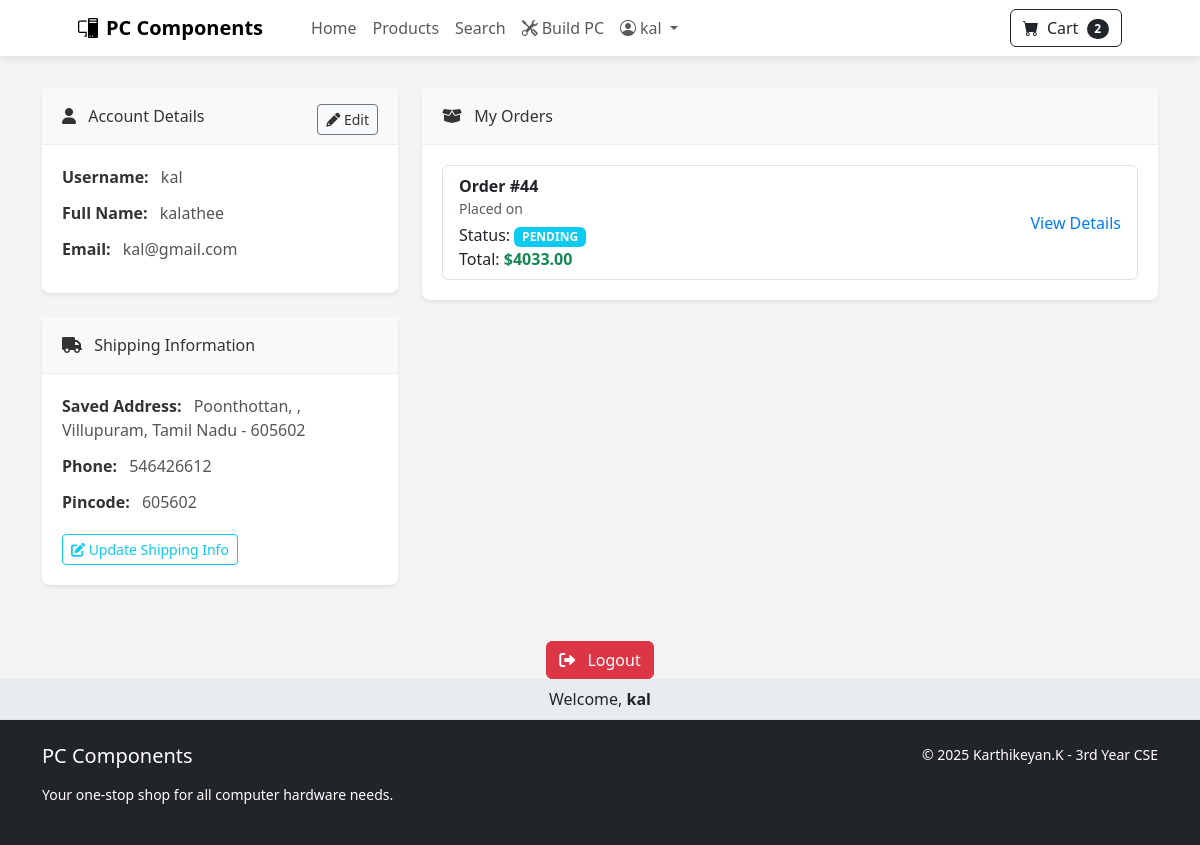
The app's page /user-details/ (signed in), older data.
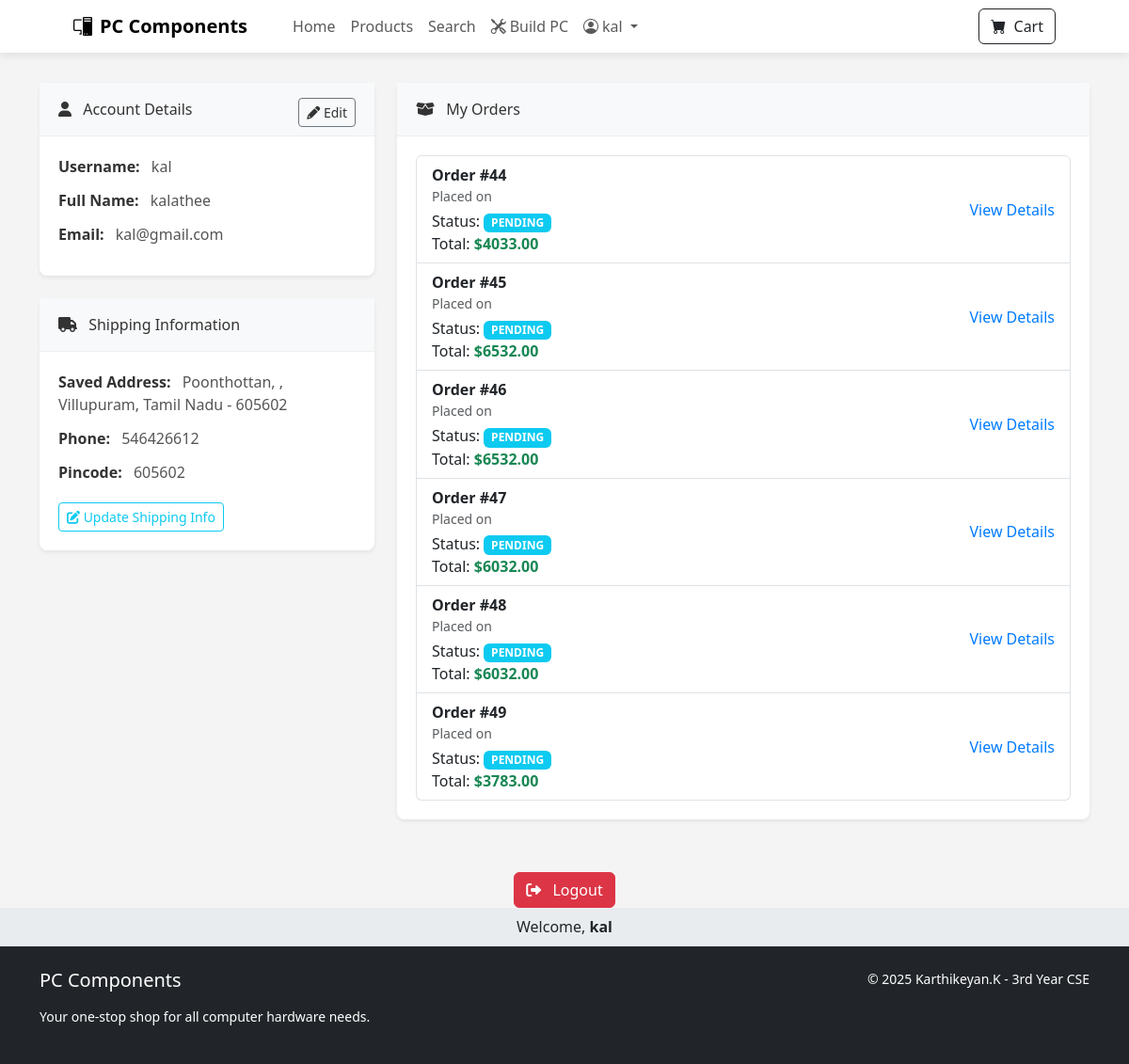
The same page, newer data.
### app/models.py (models this page shows, shortened)
class Order(models.Model):
    STATUS_CHOICES = [
        ('PENDING', 'Pending'),
        ('SHIPPED', 'Shipped'),
        ('DELIVERED', 'Delivered'),
    ]
    user = models.ForeignKey(User, on_delete=models.CASCADE)
    address = models.TextField()
    total = models.DecimalField(max_digits=10, decimal_places=2)
    ordered_at = models.DateTimeField(auto_now_add=True)
    status = models.CharField(max_length=20, choices=STATUS_CHOICES, default='PENDING')

### app/views.py (the view)
# urls.py: path('user-details/', views.user_details, name='user_details'),
@login_required
def user_details(request):
    user = request.user
    profile, created = Profile.objects.get_or_create(user=request.user)
    orders = Order.objects.filter(user=user)
    try:
        profile = user.profile
        address = profile.shipping_address
        phone_number = profile.phone_number
        pin_code = profile.pin_code
    except user.profile.DoesNotExist:
        address = phone_number = pin_code = None
    context = {
        'user': user,
        'orders': orders,
        'address': address,
        'phone_number': phone_number,
        'pin_code': pin_code,
    }
    return render(request, 'app/user_details.html', context)

### app/context_processors.py (called while the page is built)
def cart_item_count(request):
    count = 0
    if request.user.is_authenticated:
        try:
            cart = Cart.objects.get(user=request.user)
            count = CartItem.objects.filter(cart=cart).count()
        except Cart.DoesNotExist:
            count = 0
    return {'cart_item_count': count}

### app/templates/app/user_details.html (shortened to what this page needs)
{% extends 'app/base.html' %}
{% block content %}
{% load static %}
<!DOCTYPE html>
<html lang="en">
<head>
    <link rel="stylesheet" href="{% static 'css/bootstrap.min.css' %}">
    <link rel="stylesheet" href="https://cdnjs.cloudflare.com/ajax/libs/font-awesome/6.0.0-beta3/css/all.min.css">
</head>
<body>
    <div class="container profile-container">
        <div class="row">
            <div class="col-md-4">
                <div class="profile-card">
                    <div class="card-header">
                        <i class="fas fa-user me-2"></i> Account Details
                        <a href="{% url 'app:edit_profile' %}" class="btn btn-sm btn-outline-secondary float-end">
                            <i class="fas fa-pencil-alt"></i> Edit
                        </a>
                    </div>
                    <div class="card-body profile-info">
                        <p><strong>Username:</strong> {{ user.username }}</p>
                        <p><strong>Full Name:</strong> {{ user.first_name }} {{ user.last_name }}</p>
                        <p><strong>Email:</strong> {{ user.email }}</p>
                    </div>
                </div>
                <div class="profile-card">
                    <div class="card-header">
                        <i class="fas fa-truck me-2"></i> Shipping Information
                    </div>
                    <div class="card-body profile-info">
                        <p><strong>Saved Address:</strong> {{ user.address|default:"No address saved yet" }}</p>
                        <p><strong>Phone:</strong> {{ user.phone|default:"Not provided" }}</p>
                        <p><strong>Pincode:</strong> {{ user.zip_code|default:"Not provided" }}</p>
                        <a href="#" class="btn btn-sm btn-outline-info mt-2">
                            <i class="fas fa-edit"></i> Update Shipping Info
                        </a>
                    </div>
                </div>
            </div>
            <div class="col-md-8">
                <div class="profile-card">
                    <div class="card-header">
                        <i class="fas fa-box-open me-2"></i> My Orders
                    </div>
                    <div class="card-body">
                        {% if orders %}
                        <ul class="list-group">
                            {% for order in orders %}
                            <li class="list-group-item d-flex justify-content-between align-items-center">
                                <div>
                                    <strong>Order #{{ order.id }}</strong>
                                    <div class="text-muted small">Placed on {{ order.created_at|date:"F j, Y" }}</div>
                                    <div class="mt-1">Status: <span class="badge bg-info">{{ order.status }}</span>
                                    </div>
                                    <div>Total: <strong class="text-success">${{ order.total }}</strong></div>
                                </div>
                                <div class="order-actions">
                                    <a href="#">View Details</a>
                                </div>
                            </li>
                            {% endfor %}
                        </ul>
                        {% else %}
                        <p>No orders placed yet.</p>
                        {% endif %}
                    </div>
                </div>
            </div>
        </div>
        <div class="text-center logout-button">
            <form method="post" action="{% url 'app:logout' %}">
                <button type="submit" class="btn btn-danger">
                    <i class="fas fa-sign-out-alt me-2"></i> Logout
                </button>
            </form>
        </div>
    </div>
</body>
</html>
{% endblock %}

### app/templates/app/base.html (shortened to what this page needs)
{% load static %}
<!DOCTYPE html>
<html lang="en">
<head>
  <link href="https://cdn.jsdelivr.net/npm/bootstrap-icons@1.10.0/font/bootstrap-icons.css" rel="stylesheet" />
  <link href="https://cdn.jsdelivr.net/npm/bootstrap@5.3.0/dist/css/bootstrap.min.css" rel="stylesheet">
  <link href="{% static 'app/css/styles.css' %}" rel="stylesheet" />
</head>
<body>
  <nav class="navbar navbar-expand-lg navbar-light bg-white sticky-top">
    <div class="container px-4 px-lg-5">
      <a class="navbar-brand" href="{% url 'app:base' %}">
        <i class="bi bi-pc-display me-2"></i>PC Components
      </a>
      <div class="collapse navbar-collapse" id="navbarSupportedContent">
        <ul class="navbar-nav me-auto mb-2 mb-lg-0 ms-lg-4">
          <li class="nav-item">
            <a class="nav-link" href="{% url 'app:base' %}">Home</a>
          </li>
          <li class="nav-item">
            <a class="nav-link" href="{% url 'app:products' %}">Products</a>
          </li>
          <li class="nav-item">
            <a class="nav-link" href="{% url 'app:search' %}">Search</a>
          </li>
          {% if user.is_authenticated %}
          <li class="nav-item">
            <a class="nav-link" href="{% url 'app:build_pc' %}">
              <i class="bi bi-tools me-1"></i>Build PC
            </a>
          </li>
          {% endif %}
          <li class="nav-item dropdown">
            <a class="nav-link dropdown-toggle" id="navbarDropdown" href="#" role="button" data-bs-toggle="dropdown"
              aria-expanded="false">
              <i class="bi bi-person-circle me-1"></i>{{ user.username }}
            </a>
          </li>
        </ul>
        <div class="d-flex">
          <a href="{% url 'app:mycart' %}" class="btn btn-outline-dark">
            <i class="bi bi-cart-fill me-1"></i>
            Cart
            {% if cart_item_count > 0 %}
            <span class="badge bg-dark text-white ms-1 rounded-pill">{{ cart_item_count }}</span>
            {% endif %}
          </a>
        </div>
      </div>
    </div>
  </nav>
  <main class="flex-grow-1">
    {% block content %}{% endblock %}
  </main>
  <div class="user-status-bar text-center">
    {% if user.is_authenticated %}
    <p class="mb-0">Welcome, <strong>{{ user.username }}</strong></p>
    {% else %}
    <p class="mb-0">Not signed in. <a href="{% url 'app:login' %}" class="text-primary">Sign in</a></p>
    {% endif %}
  </div>
  <footer class="bg-dark text-white py-4">
    <div class="container">
      <div class="row">
        <div class="col-md-6 text-center text-md-start">
          <h5 class="mb-3">PC Components</h5>
          <p class="small">Your one-stop shop for all computer hardware needs.</p>
        </div>
        <div class="col-md-6 text-center text-md-end">
          <p class="mb-0 small">
            &copy; <span id="year"></span> Karthikeyan.K - 3rd Year CSE
          </p>
        </div>
      </div>
    </div>
  </footer>
</body>
</html>

Row changes from the older to the newer data that the page shows:
added Order: id "45", status "PENDING", total "6532.00"
added Order: id "46", status "PENDING", total "6532.00"
added Order: id "47", status "PENDING", total "6032.00"
added Order: id "48", status "PENDING", total "6032.00"
added Order: id "49", status "PENDING", total "3783.00"
Text that changed along with them:
{{ cart_item_count }}: "2" → (not shown)
